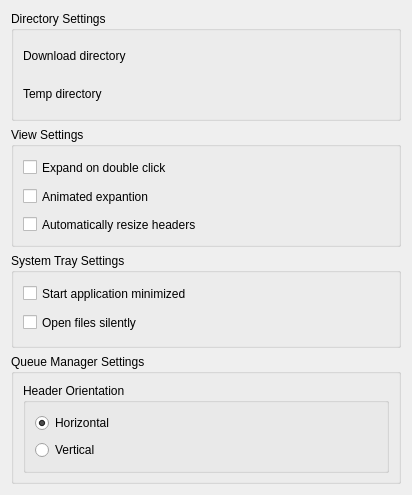
<ui version="4.0" >
 <class>DisplaySettings</class>
 <widget class="QWidget" name="DisplaySettings" >
  <property name="geometry" >
   <rect>
    <x>0</x>
    <y>0</y>
    <width>398</width>
    <height>479</height>
   </rect>
  </property>
  <property name="windowTitle" >
   <string>Display</string>
  </property>
  <layout class="QVBoxLayout" name="verticalLayout_6" >
   <item>
    <widget class="QGroupBox" name="directorySettings" >
     <property name="minimumSize" >
      <size>
       <width>390</width>
       <height>110</height>
      </size>
     </property>
     <property name="title" >
      <string>Directory Settings</string>
     </property>
     <layout class="QVBoxLayout" name="verticalLayout_3" >
      <item>
       <layout class="QHBoxLayout" name="horizontalLayout_6" >
        <item>
         <widget class="QLabel" name="label_6" >
          <property name="minimumSize" >
           <size>
            <width>122</width>
            <height>30</height>
           </size>
          </property>
          <property name="text" >
           <string>Download directory</string>
          </property>
          <property name="buddy" >
           <cstring>kcfg_downloadDirectory</cstring>
          </property>
         </widget>
        </item>
        <item>
         <widget class="KUrlRequester" name="kcfg_downloadDirectory" >
          <property name="sizePolicy" >
           <sizepolicy vsizetype="Preferred" hsizetype="Expanding" >
            <horstretch>0</horstretch>
            <verstretch>0</verstretch>
           </sizepolicy>
          </property>
         </widget>
        </item>
       </layout>
      </item>
      <item>
       <layout class="QHBoxLayout" name="horizontalLayout_5" >
        <item>
         <widget class="QLabel" name="label_5" >
          <property name="minimumSize" >
           <size>
            <width>122</width>
            <height>30</height>
           </size>
          </property>
          <property name="text" >
           <string>Temp directory</string>
          </property>
          <property name="buddy" >
           <cstring>kcfg_tempDirectory</cstring>
          </property>
         </widget>
        </item>
        <item>
         <widget class="KUrlRequester" name="kcfg_tempDirectory" >
          <property name="sizePolicy" >
           <sizepolicy vsizetype="Preferred" hsizetype="Expanding" >
            <horstretch>0</horstretch>
            <verstretch>0</verstretch>
           </sizepolicy>
          </property>
         </widget>
        </item>
       </layout>
      </item>
     </layout>
    </widget>
   </item>
   <item>
    <widget class="QGroupBox" name="viewSettings" >
     <property name="minimumSize" >
      <size>
       <width>240</width>
       <height>120</height>
      </size>
     </property>
     <property name="title" >
      <string>View Settings</string>
     </property>
     <layout class="QVBoxLayout" name="verticalLayout" >
      <item>
       <widget class="QCheckBox" name="kcfg_expandOnDoubleClick" >
        <property name="minimumSize" >
         <size>
          <width>220</width>
          <height>23</height>
         </size>
        </property>
        <property name="text" >
         <string>Expand on double click</string>
        </property>
       </widget>
      </item>
      <item>
       <widget class="QCheckBox" name="kcfg_animatedExpantion" >
        <property name="minimumSize" >
         <size>
          <width>220</width>
          <height>23</height>
         </size>
        </property>
        <property name="text" >
         <string>Animated expantion</string>
        </property>
       </widget>
      </item>
      <item>
       <widget class="QCheckBox" name="kcfg_automaticallyResizeHeaders" >
        <property name="minimumSize" >
         <size>
          <width>220</width>
          <height>23</height>
         </size>
        </property>
        <property name="text" >
         <string>Automatically resize headers</string>
        </property>
       </widget>
      </item>
     </layout>
    </widget>
   </item>
   <item>
    <widget class="QGroupBox" name="systemTraySettings" >
     <property name="minimumSize" >
      <size>
       <width>240</width>
       <height>95</height>
      </size>
     </property>
     <property name="title" >
      <string>System Tray Settings</string>
     </property>
     <layout class="QVBoxLayout" name="verticalLayout_2" >
      <item>
       <widget class="QCheckBox" name="kcfg_startMinimized" >
        <property name="minimumSize" >
         <size>
          <width>220</width>
          <height>23</height>
         </size>
        </property>
        <property name="text" >
         <string>Start application minimized</string>
        </property>
       </widget>
      </item>
      <item>
       <widget class="QCheckBox" name="kcfg_openFilesSilently" >
        <property name="minimumSize" >
         <size>
          <width>220</width>
          <height>23</height>
         </size>
        </property>
        <property name="text" >
         <string>Open files silently</string>
        </property>
       </widget>
      </item>
     </layout>
    </widget>
   </item>
   <item>
    <widget class="QGroupBox" name="dockWidgetSettings" >
     <property name="minimumSize" >
      <size>
       <width>390</width>
       <height>130</height>
      </size>
     </property>
     <property name="title" >
      <string>Queue Manager Settings</string>
     </property>
     <layout class="QVBoxLayout" name="verticalLayout_5" >
      <item>
       <widget class="QGroupBox" name="headerOrientation" >
        <property name="minimumSize" >
         <size>
          <width>140</width>
          <height>90</height>
         </size>
        </property>
        <property name="title" >
         <string>Header Orientation</string>
        </property>
        <layout class="QVBoxLayout" name="verticalLayout_4" >
         <item>
          <widget class="QRadioButton" name="kcfg_headerOrientationHorizontal" >
           <property name="text" >
            <string>Horizontal</string>
           </property>
           <property name="checked" >
            <bool>true</bool>
           </property>
          </widget>
         </item>
         <item>
          <widget class="QRadioButton" name="kcfg_headerOrientationVertical" >
           <property name="text" >
            <string>Vertical</string>
           </property>
          </widget>
         </item>
        </layout>
       </widget>
      </item>
     </layout>
    </widget>
   </item>
   <item>
    <spacer name="verticalSpacer" >
     <property name="orientation" >
      <enum>Qt::Vertical</enum>
     </property>
     <property name="sizeHint" stdset="0" >
      <size>
       <width>20</width>
       <height>40</height>
      </size>
     </property>
    </spacer>
   </item>
  </layout>
 </widget>
 <customwidgets>
  <customwidget>
   <class>KUrlRequester</class>
   <extends>QFrame</extends>
   <header>kurlrequester.h</header>
  </customwidget>
 </customwidgets>
 <resources/>
 <connections/>
</ui>
